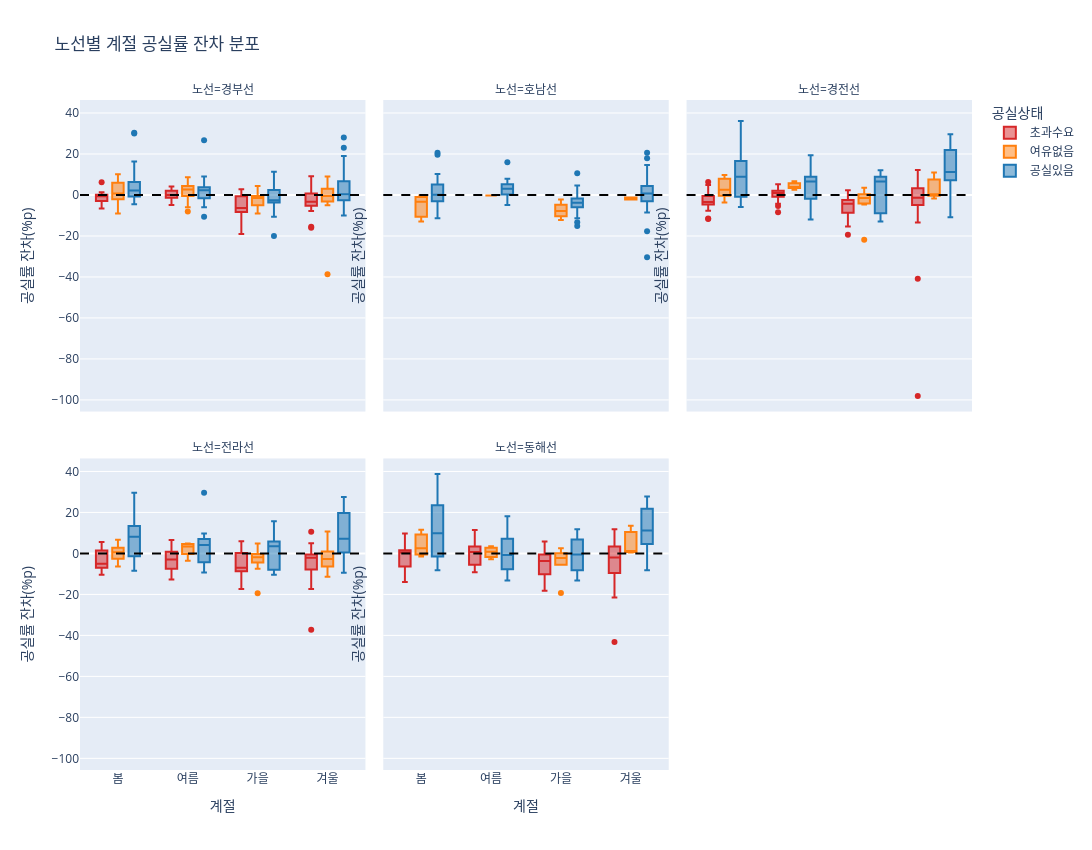

This figure's notebook cell:
### Markdown cell above
## 8. 연도 트렌드 제거 후 계절 효과 분석

노선별·연도별 평균 공실률을 제거한 `공실률_잔차`를 사용해 장기 연도 트렌드의 영향을 줄이고 계절 효과를 다시 확인한다.

잔차 해석:
- `공실률_잔차 > 0`: 같은 노선의 같은 연도 평균보다 공실률이 높음
- `공실률_잔차 < 0`: 같은 노선의 같은 연도 평균보다 공실률이 낮음

### Code cell
# 연도별 노선 평균 계산 후 잔차 생성
yearly_mean = df.groupby(['노선', '연도'], observed=True)['공실률'].transform('mean')
df['공실률_잔차'] = df['공실률'] - yearly_mean
df_detrended = df.dropna(subset=['공실률_잔차']).copy()

print(f"공실률_잔차 결측치 수: {df['공실률_잔차'].isna().sum()}")

fig_season_detrended = px.box(
    df_detrended,
    x='계절',
    y='공실률_잔차',
    color='공실상태',
    facet_col='노선',
    facet_col_wrap=3,
    category_orders={
        '계절': SEASON_ORDER,
        '노선': ROUTE_ORDER,
        '공실상태': ['초과수요', '여유없음', '공실있음'],
    },
    color_discrete_map=STATUS_COLOR_MAP,
    points='outliers',
    title='노선별 계절 공실률 잔차 분포',
)
fig_season_detrended.update_layout(
    width=1400,
    height=850,
    legend_title_text='공실상태',
)
fig_season_detrended.update_yaxes(title_text='공실률 잔차(%p)')
fig_season_detrended.add_hline(y=0, line_dash='dash', line_color='black')
fig_season_detrended.write_image(
    OUTPUT_DIR / 'boxplot_season_detrended.png',
    scale=2,
)
print(OUTPUT_DIR / 'boxplot_season_detrended.png')
fig_season_detrended.show()

### Figure 1 — Plotly figure (JSON) as saved in the notebook; plotly's stock layout.template omitted (floating-point values rounded to 4 significant figures; data arrays with more than 128 entries replaced by an {"elided": "..."} marker saying what was removed)
{"data": [{"alignmentgroup": "True", "boxpoints": "outliers", "hovertemplate": "공실상태=초과수요<br>노선=경부선<br>계절=%{x}<br>공실률_잔차=%{y}<extra></extra>", "legendgroup": "초과수요", "marker": {"color": "#d62728"}, "name": "초과수요", "notched": false, "offsetgroup": "초과수요", "orientation": "v", "showlegend": true, "type": "box", "x": ["가을", "겨울", "겨울", "봄", "봄", "여름", "여름", "가을", "가을", "가을", "겨울", "겨울", "겨울", "봄", "봄", "여름", "가을", "가을", "가을", "겨울", "봄", "여름", "여름", "가을", "가을", "가을", "겨울", "겨울", "겨울", "봄", "봄", "봄", "여름", "가을", "가을", "가을", "겨울", "겨울", "봄", "봄", "여름", "여름", "여름", "가을", "가을", "가을", "겨울", "가을", "겨울", "가을", "가을", "겨울", "겨울", "봄", "봄", "여름", "여름", "여름", "가을", "가을", "가을", "겨울", "겨울", "겨울", "봄", "봄", "봄", "여름", "여름", "여름", "가을", "가을", "가을", "겨울"], "x0": " ", "xaxis": "x4", "y": [-15.5, -15.5, 2.333, 1.333, -0.6667, -0.6667, -3.667, 1.333, -7.667, -7.667, -3.667, 0.4167, -5.583, -2.583, -6.583, -1.583, -2.583, 0.4167, -7.333, 2.167, 1.167, 2.167, -4.833, -0.8333, -7.833, -5.833, -7.833, -2.333, -4.333, -0.3333, -2.333, -6.333, -3.333, 0.6667, -6.333, -7.333, -3.333, 0.8333, -0.1667, -2.167, -0.1667, 1.833, 0.8333, 2.833, -7.167, -10.17, 0.8333, -10.42, -4.417, -19.0, -18.0, -16.0, -2.0, 0.0, -3.0, 0.0, 3.0, 0.0, 0.0, -4.0, -6.0, -4.0, 9.167, -0.8333, 6.167, 0.1667, -3.833, 1.167, 4.167, 2.167, 1.167, -3.833, -9.833, -5.833], "y0": " ", "yaxis": "y4"}, {"alignmentgroup": "True", "boxpoints": "outliers", "hovertemplate": "공실상태=여유없음<br>노선=경부선<br>계절=%{x}<br>공실률_잔차=%{y}<extra></extra>", "legendgroup": "여유없음", "marker": {"color": "#ff7f0e"}, "name": "여유없음", "notched": false, "offsetgroup": "여유없음", "orientation": "v", "showlegend": true, "type": "box", "x": ["가을", "겨울", "봄", "여름", "봄", "여름", "여름", "가을", "겨울", "겨울", "겨울", "봄", "봄", "봄", "여름", "여름", "여름", "가을", "가을", "겨울", "겨울", "봄", "봄", "여름", "여름", "겨울", "봄", "겨울", "겨울", "봄", "봄", "가을", "가을", "겨울", "겨울", "봄", "봄", "여름", "가을", "가을", "겨울", "겨울", "봄", "봄", "봄", "여름", "여름", "여름", "가을", "가을", "겨울", "봄", "여름", "여름", "여름", "가을", "겨울", "봄"], "x0": " ", "xaxis": "x4", "y": [-5.5, 7.333, 8.333, 3.333, 2.417, 4.417, 5.417, 4.417, 1.417, 2.667, -3.333, 4.667, 0.6667, -2.333, 2.667, 4.667, 1.667, -0.3333, -3.333, -0.3333, 3.167, 10.17, 4.167, 4.167, 8.667, 4.833, 7.833, -2.0, -5.0, -1.0, -2.0, -1.0, -3.0, -4.0, -2.5, -1.5, -4.5, -0.5, -1.5, -5.5, -0.5, -1.417, 5.583, -0.4167, -2.417, 1.583, 3.583, -0.4167, 2.583, -1.417, -38.67, -9.0, -8.0, -6.0, -6.0, -9.0, 9.0, 7.0], "y0": " ", "yaxis": "y4"}, {"alignmentgroup": "True", "boxpoints": "outliers", "hovertemplate": "공실상태=공실있음<br>노선=경부선<br>계절=%{x}<br>공실률_잔차=%{y}<extra></extra>", "legendgroup": "공실있음", "marker": {"color": "#1f77b4"}, "name": "공실있음", "notched": false, "offsetgroup": "공실있음", "orientation": "v", "showlegend": true, "type": "box", "x": ["봄", "봄", "여름", "여름", "여름", "가을", "가을", "가을", "겨울", "겨울", "겨울", "봄", "봄", "봄", "여름", "여름", "여름", "가을", "가을", "가을", "겨울", "겨울", "겨울", "봄", "봄", "봄", "여름", "여름", "여름", "가을", "가을", "가을", "겨울", "겨울", "겨울", "봄", "봄", "봄", "여름", "여름", "여름", "가을", "가을", "가을", "겨울", "겨울", "겨울", "봄", "봄", "봄", "여름", "여름", "여름", "가을", "가을", "가을", "겨울", "겨울", "겨울", "봄", "봄", "봄", "여름", "여름", "여름", "가을", "가을", "가을", "겨울", "겨울", "겨울", "봄", "봄", "봄", "여름", "여름", "여름", "가을", "여름", "봄", "여름", "여름", "여름", "가을", "겨울", "봄", "여름", "여름", "가을", "겨울", "겨울", "봄", "봄", "봄", "여름", "여름", "여름", "가을", "가을", "가을", "겨울", "겨울", "겨울", "봄", "봄", "봄", "여름", "여름", "여름", "가을", "가을", "가을", "겨울", "겨울", "겨울", "봄", "봄"], "x0": " ", "xaxis": "x4", "y": [3.222, -1.778, 6.222, 1.222, -1.778, 0.2222, -2.778, -2.778, -1.778, 4.333, 0.3333, 6.333, 1.333, 0.3333, 2.333, 2.333, -4.667, 0.3333, -4.667, -2.667, -5.667, -0.75, -2.75, 9.25, -0.75, -1.75, 2.25, 3.25, -1.75, 4.25, -4.75, -2.75, -3.75, -2.583, -4.583, 4.417, 0.4167, -3.583, 2.417, 4.417, 0.4167, 6.417, -1.583, -3.583, -2.583, 0.4167, -0.5833, 5.417, 0.4167, -4.583, 2.417, 2.417, -1.583, 0.4167, -2.583, -2.583, 0.4167, 0.75, -0.25, 4.75, -1.25, -2.25, 2.75, 2.75, -3.25, 4.75, -5.25, -0.25, -3.25, 7.5, 2.5, 8.5, 4.5, -0.5, 6.5, 5.5, -1.5, 3.5, 26.67, 7.0, 3.0, 6.0, 0.0, 2.0, 3.5, 5.5, 3.5, 1.5, 2.5, 7.583, 0.3333, 30.33, 16.33, -0.6667, -3.667, -10.67, -4.667, 11.33, -3.667, -10.67, 14.33, 19.0, 8.0, 3.0, 0.0, -4.0, -6.0, 6.0, 9.0, 4.0, -9.0, -20.0, -10.0, 23.0, 28.0, 30.0, 10.0], "y0": " ", "yaxis": "y4"}, {"alignmentgroup": "True", "boxpoints": "outliers", "hovertemplate": "공실상태=여유없음<br>노선=호남선<br>계절=%{x}<br>공실률_잔차=%{y}<extra></extra>", "legendgroup": "여유없음", "marker": {"color": "#ff7f0e"}, "name": "여유없음", "notched": false, "offsetgroup": "여유없음", "orientation": "v", "showlegend": false, "type": "box", "x": ["봄", "가을", "가을", "가을", "가을", "가을", "겨울", "봄", "봄", "여름", "가을", "가을", "가을", "겨울"], "x0": " ", "xaxis": "x5", "y": [-13.0, -8.5, -11.5, -12.17, -6.167, -7.167, -1.25, -0.25, -3.25, -0.25, -2.25, -3.25, -9.25, -2.25], "y0": " ", "yaxis": "y5"}, {"alignmentgroup": "True", "boxpoints": "outliers", "hovertemplate": "공실상태=공실있음<br>노선=호남선<br>계절=%{x}<br>공실률_잔차=%{y}<extra></extra>", "legendgroup": "공실있음", "marker": {"color": "#1f77b4"}, "name": "공실있음", "notched": false, "offsetgroup": "공실있음", "orientation": "v", "showlegend": false, "type": "box", "x": {"elided": "235 str values"}, "x0": " ", "xaxis": "x5", "y": {"elided": "235 float values"}, "y0": " ", "yaxis": "y5"}, {"alignmentgroup": "True", "boxpoints": "outliers", "hovertemplate": "공실상태=초과수요<br>노선=경전선<br>계절=%{x}<br>공실률_잔차=%{y}<extra></extra>", "legendgroup": "초과수요", "marker": {"color": "#d62728"}, "name": "초과수요", "notched": false, "offsetgroup": "초과수요", "orientation": "v", "showlegend": false, "type": "box", "x": ["겨울", "겨울", "겨울", "봄", "봄", "여름", "여름", "가을", "가을", "가을", "겨울", "겨울", "겨울", "봄", "봄", "여름", "가을", "가을", "겨울", "겨울", "봄", "가을", "봄", "여름", "가을", "가을", "겨울", "겨울", "봄", "봄", "여름", "여름", "가을", "가을", "가을", "겨울", "겨울", "겨울", "봄", "봄", "봄", "여름", "여름", "여름", "가을", "가을", "가을", "겨울", "가을", "겨울", "봄", "봄", "가을", "가을", "가을", "겨울", "겨울", "봄", "봄", "봄", "여름", "여름", "여름", "가을", "가을", "가을", "겨울", "겨울", "봄", "여름", "여름", "여름", "가을", "가을", "가을", "겨울", "겨울", "겨울", "봄", "봄", "봄", "여름", "여름", "여름", "가을", "가을", "가을", "겨울", "겨울", "겨울", "봄", "봄", "봄", "여름", "여름", "여름", "가을", "가을", "가을", "겨울"], "x0": " ", "xaxis": "x6", "y": [-98.08, 3.75, 0.75, -0.25, -3.25, 0.75, -4.25, -3.25, -4.25, -4.25, -2.25, 0.5, -3.5, -3.5, -4.5, -1.5, 1.5, -3.5, -0.5, -4.417, -4.417, -6.417, -1.667, -0.6667, -6.667, -3.667, -6.667, 3.333, -7.667, -11.67, 2.333, 0.3333, -2.667, -6.667, -9.667, -4.667, 7.333, 3.333, 6.333, -4.667, -4.667, -0.6667, 3.333, 1.333, 2.333, -8.667, -13.67, 8.333, -7.667, -6.667, -3.417, -3.417, -2.417, -2.417, -8.417, -2.417, 0.9167, 4.917, -1.083, -2.083, 1.917, 3.917, 0.9167, -1.083, -1.083, -12.08, -6.083, -40.92, -11.42, -8.417, -5.417, -2.417, -11.42, -19.42, -15.42, -13.42, 8.25, 0.25, 3.25, -1.75, -4.75, 1.25, 5.25, 1.25, -0.75, -3.75, -4.75, -3.75, 12.17, 0.1667, 4.167, 0.1667, -4.833, 0.1667, 4.167, 1.167, 0.1667, -2.833, -9.833, -4.833], "y0": " ", "yaxis": "y6"}, {"alignmentgroup": "True", "boxpoints": "outliers", "hovertemplate": "공실상태=여유없음<br>노선=경전선<br>계절=%{x}<br>공실률_잔차=%{y}<extra></extra>", "legendgroup": "여유없음", "marker": {"color": "#ff7f0e"}, "name": "여유없음", "notched": false, "offsetgroup": "여유없음", "orientation": "v", "showlegend": false, "type": "box", "x": ["봄", "여름", "봄", "여름", "여름", "가을", "겨울", "봄", "봄", "여름", "가을", "가을", "겨울", "겨울", "겨울", "봄", "봄", "여름", "여름", "가을", "겨울", "봄", "겨울", "겨울", "봄", "봄", "가을", "가을", "겨울", "겨울", "봄", "여름", "여름", "여름", "겨울", "가을", "봄"], "x0": " ", "xaxis": "x6", "y": [9.75, 6.75, 2.5, 3.5, 5.5, 3.5, 1.583, 2.583, -2.417, 4.583, -1.417, -2.417, -0.4167, 0.3333, 0.3333, 8.333, 0.3333, 3.333, 6.333, 0.3333, 8.333, 9.333, 0.3333, -1.667, -3.667, -0.6667, 0.3333, -4.667, 7.583, -1.417, 6.583, 2.583, 3.583, 3.583, 10.92, -21.83, 6.583], "y0": " ", "yaxis": "y6"}, {"alignmentgroup": "True", "boxpoints": "outliers", "hovertemplate": "공실상태=공실있음<br>노선=경전선<br>계절=%{x}<br>공실률_잔차=%{y}<extra></extra>", "legendgroup": "공실있음", "marker": {"color": "#1f77b4"}, "name": "공실있음", "notched": false, "offsetgroup": "공실있음", "orientation": "v", "showlegend": false, "type": "box", "x": ["겨울", "겨울", "봄", "봄", "봄", "여름", "여름", "여름", "가을", "가을", "가을", "여름", "여름", "여름", "봄", "여름", "여름", "여름", "겨울", "봄", "봄", "봄", "여름", "여름", "여름", "가을", "가을", "가을", "겨울", "겨울", "겨울", "봄", "봄", "봄", "여름", "여름", "여름", "가을", "가을", "겨울", "겨울", "겨울", "봄"], "x0": " ", "xaxis": "x6", "y": [8.917, 8.917, 8.917, 8.917, 8.917, 8.917, 8.917, 8.917, 8.917, 8.917, 8.917, 6.583, 6.583, 19.33, 7.333, 4.333, 8.333, 4.333, 2.083, 36.08, 19.08, -2.917, -5.917, -11.92, -3.917, 12.08, -6.917, -12.92, 16.08, 23.17, 11.17, 2.167, -1.833, -5.833, -6.833, 7.167, 10.17, 4.167, -10.83, -10.83, 21.58, 29.58, 29.58], "y0": " ", "yaxis": "y6"}, {"alignmentgroup": "True", "boxpoints": "outliers", "hovertemplate": "공실상태=초과수요<br>노선=전라선<br>계절=%{x}<br>공실률_잔차=%{y}<extra></extra>", "legendgroup": "초과수요", "marker": {"color": "#d62728"}, "name": "초과수요", "notched": false, "offsetgroup": "초과수요", "orientation": "v", "showlegend": false, "type": "box", "x": ["가을", "겨울", "겨울", "봄", "여름", "가을", "겨울", "여름", "가을", "가을", "겨울", "겨울", "가을", "가을", "봄", "가을", "겨울", "봄", "봄", "여름", "여름", "가을", "가을", "가을", "겨울", "겨울", "봄", "여름", "여름", "여름", "가을", "가을", "가을", "겨울", "겨울", "겨울", "봄", "봄", "봄", "여름", "여름", "여름", "가을", "가을", "가을", "겨울", "겨울", "겨울", "봄", "봄", "봄", "여름", "여름", "여름", "가을", "가을", "가을", "겨울"], "x0": " ", "xaxis": "x", "y": [-1.0, -1.167, -1.167, -6.167, -3.167, -7.167, -2.167, -12.67, -8.667, -6.667, -8.667, -17.33, -9.583, -8.583, -7.0, -7.0, -0.3333, 1.667, -4.333, 1.667, -3.333, 1.667, -3.333, -10.33, -5.333, -37.25, -10.42, -7.417, -7.417, -8.417, -8.417, -17.42, -13.42, -12.42, 5.0, -4.0, 4.0, -5.0, -7.0, -2.0, 4.0, -3.0, 6.0, 1.0, 1.0, 0.0, 10.58, -1.417, 5.583, 0.5833, -7.417, 0.5833, 6.583, -0.4167, 0.5833, -3.417, -8.417, -3.417], "y0": " ", "yaxis": "y"}, {"alignmentgroup": "True", "boxpoints": "outliers", "hovertemplate": "공실상태=여유없음<br>노선=전라선<br>계절=%{x}<br>공실률_잔차=%{y}<extra></extra>", "legendgroup": "여유없음", "marker": {"color": "#ff7f0e"}, "name": "여유없음", "notched": false, "offsetgroup": "여유없음", "orientation": "v", "showlegend": false, "type": "box", "x": ["가을", "겨울", "봄", "봄", "여름", "여름", "가을", "가을", "겨울", "겨울", "봄", "봄", "봄", "여름", "가을", "가을", "가을", "겨울", "봄", "여름", "가을", "겨울", "봄", "봄", "가을", "가을", "겨울", "봄", "봄", "여름", "여름", "여름", "가을", "겨울", "봄", "가을", "가을", "겨울", "겨울", "봄", "여름", "여름", "여름", "가을", "가을", "겨울", "겨울", "봄", "여름", "가을", "봄"], "x0": " ", "xaxis": "x", "y": [0.0, 1.0, 2.833, 2.833, 4.833, 4.833, 0.8333, 4.833, -2.917, -8.917, 0.08333, 0.08333, -1.917, -1.917, -1.917, -2.917, -0.9167, -2.667, 3.333, 4.333, -1.667, -11.33, -5.333, -6.333, -4.333, -3.333, 1.417, 2.417, -2.583, 3.417, 2.417, -3.583, 0.4167, -2.583, -5.5, -7.5, -4.5, -7.5, 1.0, 1.0, 2.0, 4.0, -1.0, -1.0, -5.0, -3.0, 10.67, 6.667, 4.667, -19.42, 6.583], "y0": " ", "yaxis": "y"}, {"alignmentgroup": "True", "boxpoints": "outliers", "hovertemplate": "공실상태=공실있음<br>노선=전라선<br>계절=%{x}<br>공실률_잔차=%{y}<extra></extra>", "legendgroup": "공실있음", "marker": {"color": "#1f77b4"}, "name": "공실있음", "notched": false, "offsetgroup": "공실있음", "orientation": "v", "showlegend": false, "type": "box", "x": ["여름", "여름", "겨울", "겨울", "봄", "봄", "여름", "봄", "여름", "여름", "여름", "가을", "겨울", "겨울", "봄", "겨울", "겨울", "봄", "봄", "여름", "여름", "여름", "가을", "겨울", "봄", "겨울", "봄", "봄", "봄", "여름", "여름", "여름", "가을", "가을", "가을", "겨울", "겨울", "겨울", "봄", "봄", "봄", "여름", "여름", "여름", "가을", "가을", "겨울", "겨울", "겨울", "봄"], "x0": " ", "xaxis": "x", "y": [4.083, 9.083, 8.083, 6.333, 13.33, 8.333, 5.333, 7.667, 29.67, 9.667, -1.333, 3.667, -1.333, 5.417, 11.42, 3.5, 0.5, 8.5, -1.5, 4.5, 7.5, -1.5, 3.5, 8.0, 8.0, -1.25, 28.75, 13.75, -6.25, -5.25, -9.25, -5.25, 15.75, -4.25, -9.25, 19.75, 25.58, 11.58, 3.583, -1.417, -8.417, -7.417, 3.583, 5.583, 6.583, -10.42, -9.417, 21.58, 27.58, 29.58], "y0": " ", "yaxis": "y"}, {"alignmentgroup": "True", "boxpoints": "outliers", "hovertemplate": "공실상태=초과수요<br>노선=동해선<br>계절=%{x}<br>공실률_잔차=%{y}<extra></extra>", "legendgroup": "초과수요", "marker": {"color": "#d62728"}, "name": "초과수요", "notched": false, "offsetgroup": "초과수요", "orientation": "v", "showlegend": false, "type": "box", "x": ["봄", "봄", "겨울", "겨울", "겨울", "봄", "봄", "봄", "여름", "여름", "여름", "가을", "가을", "가을", "겨울", "겨울", "겨울", "봄", "봄", "봄", "여름", "여름", "여름", "가을", "가을", "가을", "겨울", "겨울", "봄", "봄", "여름", "여름", "여름", "가을", "가을", "가을", "겨울", "겨울", "봄", "여름", "여름", "여름", "가을", "가을", "가을", "겨울", "겨울", "겨울", "봄", "봄", "봄", "여름", "여름", "여름", "가을", "가을", "가을", "겨울", "겨울", "겨울", "봄", "봄", "봄", "여름", "여름", "여름", "가을", "가을", "가을", "겨울"], "x0": " ", "xaxis": "x2", "y": [-6.889, -13.89, -21.5, 1.417, -4.583, -4.583, 0.4167, 0.4167, 3.417, 11.42, 6.417, -1.583, 4.417, -7.583, -9.583, 11.83, 8.833, 1.833, -6.167, -12.17, -2.167, 2.833, 0.8333, 5.833, -0.1667, -12.17, 0.8333, 1.5, 6.5, 1.5, 2.5, -7.5, -5.5, -0.5, -1.5, -12.5, -9.5, -43.25, -10.17, -9.167, -7.167, -6.167, -10.17, -18.17, -15.17, -14.17, 9.667, -1.333, 9.667, 0.6667, -4.333, 0.6667, 3.667, -0.3333, -2.333, -4.333, -5.333, -6.333, 11.0, -2.0, 7.0, 1.0, -4.0, 0.0, 4.0, 1.0, 0.0, -3.0, -9.0, -6.0], "y0": " ", "yaxis": "y2"}, {"alignmentgroup": "True", "boxpoints": "outliers", "hovertemplate": "공실상태=여유없음<br>노선=동해선<br>계절=%{x}<br>공실률_잔차=%{y}<extra></extra>", "legendgroup": "여유없음", "marker": {"color": "#ff7f0e"}, "name": "여유없음", "notched": false, "offsetgroup": "여유없음", "orientation": "v", "showlegend": false, "type": "box", "x": ["여름", "여름", "가을", "가을", "겨울", "겨울", "봄", "봄", "여름", "여름", "가을", "가을", "가을", "겨울", "봄", "가을"], "x0": " ", "xaxis": "x2", "y": [-2.889, 2.111, 0.1111, -1.889, 1.111, 0.5, 2.5, -1.5, 3.5, -0.5, 2.5, -2.5, -5.5, 13.5, 11.5, -19.25], "y0": " ", "yaxis": "y2"}, {"alignmentgroup": "True", "boxpoints": "outliers", "hovertemplate": "공실상태=공실있음<br>노선=동해선<br>계절=%{x}<br>공실률_잔차=%{y}<extra></extra>", "legendgroup": "공실있음", "marker": {"color": "#1f77b4"}, "name": "공실있음", "notched": false, "offsetgroup": "공실있음", "orientation": "v", "showlegend": false, "type": "box", "x": ["여름", "가을", "겨울", "봄", "여름", "겨울", "봄", "봄", "봄", "여름", "여름", "여름", "가을", "가을", "가을", "겨울", "겨울", "겨울", "봄", "봄", "봄", "여름", "여름", "여름", "가을", "가을", "겨울", "겨울", "겨울", "봄", "봄"], "x0": " ", "xaxis": "x2", "y": [18.11, 4.111, 5.5, 11.5, 5.5, 3.75, 38.75, 20.75, -1.25, -5.25, -13.25, -8.25, 11.75, -5.25, -13.25, 14.75, 22.75, 7.75, 3.75, -2.25, -8.25, -7.25, 3.75, 8.75, 6.75, -8.25, -8.25, 20.83, 27.83, 31.83, 9.833], "y0": " ", "yaxis": "y2"}], "layout": {"annotations": [{"showarrow": false, "text": "노선=전라선", "x": 0.16, "xanchor": "center", "xref": "paper", "y": 0.465, "yanchor": "bottom", "yref": "paper"}, {"showarrow": false, "text": "노선=동해선", "x": 0.5, "xanchor": "center", "xref": "paper", "y": 0.465, "yanchor": "bottom", "yref": "paper"}, {"showarrow": false, "text": "노선=경부선", "x": 0.16, "xanchor": "center", "xref": "paper", "y": 1.0, "yanchor": "bottom", "yref": "paper"}, {"showarrow": false, "text": "노선=호남선", "x": 0.5, "xanchor": "center", "xref": "paper", "y": 1.0, "yanchor": "bottom", "yref": "paper"}, {"showarrow": false, "text": "노선=경전선", "x": 0.84, "xanchor": "center", "xref": "paper", "y": 1.0, "yanchor": "bottom", "yref": "paper"}], "boxmode": "group", "height": 850, "legend": {"title": {"text": "공실상태"}, "tracegroupgap": 0}, "shapes": [{"line": {"color": "black", "dash": "dash"}, "type": "line", "x0": 0, "x1": 1, "xref": "x domain", "y0": 0, "y1": 0, "yref": "y"}, {"line": {"color": "black", "dash": "dash"}, "type": "line", "x0": 0, "x1": 1, "xref": "x2 domain", "y0": 0, "y1": 0, "yref": "y2"}, {"line": {"color": "black", "dash": "dash"}, "type": "line", "x0": 0, "x1": 1, "xref": "x4 domain", "y0": 0, "y1": 0, "yref": "y4"}, {"line": {"color": "black", "dash": "dash"}, "type": "line", "x0": 0, "x1": 1, "xref": "x5 domain", "y0": 0, "y1": 0, "yref": "y5"}, {"line": {"color": "black", "dash": "dash"}, "type": "line", "x0": 0, "x1": 1, "xref": "x6 domain", "y0": 0, "y1": 0, "yref": "y6"}], "title": {"text": "노선별 계절 공실률 잔차 분포"}, "width": 1400, "xaxis": {"anchor": "y", "categoryarray": ["봄", "여름", "가을", "겨울"], "categoryorder": "array", "domain": [0.0, 0.32], "title": {"text": "계절"}}, "xaxis2": {"anchor": "y2", "categoryarray": ["봄", "여름", "가을", "겨울"], "categoryorder": "array", "domain": [0.34, 0.66], "matches": "x", "title": {"text": "계절"}}, "xaxis3": {"anchor": "y3", "categoryarray": ["봄", "여름", "가을", "겨울"], "categoryorder": "array", "domain": [0.68, 1.0], "matches": "x", "title": {"text": "계절"}}, "xaxis4": {"anchor": "y4", "domain": [0.0, 0.32], "matches": "x", "showticklabels": false}, "xaxis5": {"anchor": "y5", "domain": [0.34, 0.66], "matches": "x", "showticklabels": false}, "xaxis6": {"anchor": "y6", "domain": [0.68, 1.0], "matches": "x", "showticklabels": false}, "yaxis": {"anchor": "x", "domain": [0.0, 0.465], "title": {"text": "공실률 잔차(%p)"}}, "yaxis2": {"anchor": "x2", "domain": [0.0, 0.465], "matches": "y", "showticklabels": false, "title": {"text": "공실률 잔차(%p)"}}, "yaxis3": {"anchor": "x3", "domain": [0.0, 0.465], "matches": "y", "showticklabels": false, "title": {"text": "공실률 잔차(%p)"}}, "yaxis4": {"anchor": "x4", "domain": [0.535, 1.0], "matches": "y", "title": {"text": "공실률 잔차(%p)"}}, "yaxis5": {"anchor": "x5", "domain": [0.535, 1.0], "matches": "y", "showticklabels": false, "title": {"text": "공실률 잔차(%p)"}}, "yaxis6": {"anchor": "x6", "domain": [0.535, 1.0], "matches": "y", "showticklabels": false, "title": {"text": "공실률 잔차(%p)"}}}}
